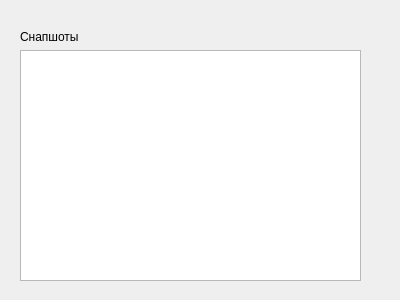
<?xml version="1.0" encoding="UTF-8"?>
<ui version="4.0">
 <class>Form</class>
 <widget class="QWidget" name="Form">
  <property name="geometry">
   <rect>
    <x>0</x>
    <y>0</y>
    <width>400</width>
    <height>300</height>
   </rect>
  </property>
  <property name="windowTitle">
   <string>Form</string>
  </property>
  <widget class="QWidget" name="">
   <property name="geometry">
    <rect>
     <x>20</x>
     <y>30</y>
     <width>341</width>
     <height>251</height>
    </rect>
   </property>
   <layout class="QVBoxLayout" name="verticalLayout">
    <item>
     <widget class="QLabel" name="label">
      <property name="text">
       <string>Снапшоты</string>
      </property>
     </widget>
    </item>
    <item>
     <widget class="QTableView" name="tableView"/>
    </item>
   </layout>
  </widget>
 </widget>
 <resources/>
 <connections/>
</ui>
